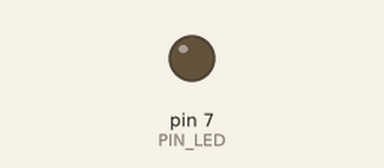
Bench run of a sketch on a simulated Arduino Uno, built with avr-gcc and run on an emulated ATmega328P. Shown: output pins drawn as LEDs (lit = HIGH). Dashed ring = blinking. At 2.0 s the program stops and its outputs stay as they are.

Above: at 0.5 s.
At 1.85 s:
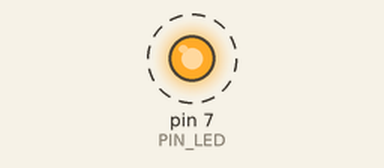
Timing chart, 0 to 3.0 s (numbered marks = the images above):
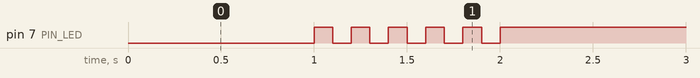

Measured:
- by itself, pin 7 (PIN_LED): alternates HIGH for 0.10 s and LOW for 0.10 s, 11 changes in all, then stays HIGH

The sketch:

05_practice_2.ino
```cpp
#define PIN_LED 7
unsigned int count;
void setup() {
  pinMode(PIN_LED, OUTPUT);
  count = 0;
}

void loop() {
  digitalWrite(PIN_LED, 0);
  delay(1000);
  while(1) {
    Serial.println(count++);
    digitalWrite(PIN_LED, count%2);
    delay(100);
    if (count == 10) {
      digitalWrite(PIN_LED, 1);
      exit(0);
    }
  }
}
```
